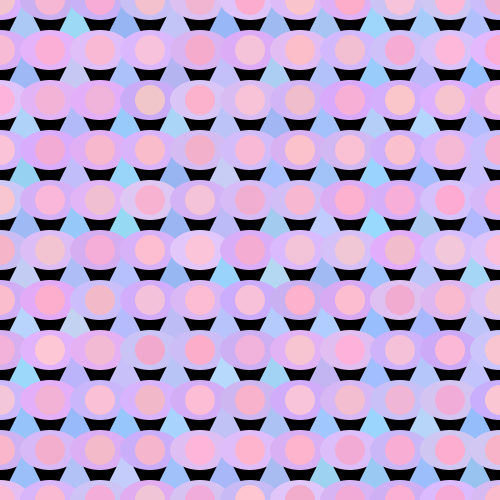
Frame 1 (no input)
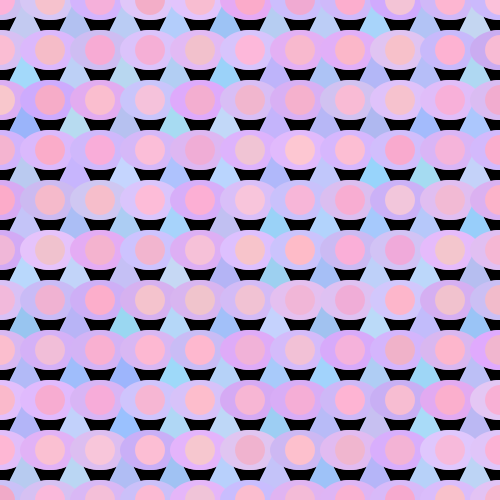
Frame 2 (the mouse pressed at the canvas centre, redrawn once)

The Processing sketch that drew these frames (run headless with seeded random() and noise(); the mouse was pressed at the canvas centre and the sketch redrawn once):

// Processing sketch: Entrega_2
// ── Entrega_2.pde
//Camila García Olarte
//E2: Repetición

//Se crea una variable de incrementar para que cada forma quede de tamaño diferente
//y se desplacen de forma diferente
int incre=50;
int incre_2=30;
int incre_3=30;
int incre_4=60;
int incre_5=40;
int incre_6=70;

void setup(){
  size(500, 500);
  background (0);
  noLoop();
}

void draw (){
  // variable, condición, incremento  
  for (int y = 0; y <= height; y+= incre){
    for(int x = 0; x <= width; x+=incre){
      noStroke();
      fill(random(200, 230), random(170, 200), random(240, 255));
      ellipse(x, y, incre_4, incre_5);
      fill(random(240, 255), random(170, 200), random(200, 220));
      circle(x, y, incre_2);
      fill(random(150, 200), random(180, 220), random(240, 255));
      triangle(x, y + incre, x + incre / 2, y, x + incre, y + incre);
    }
  }
}
